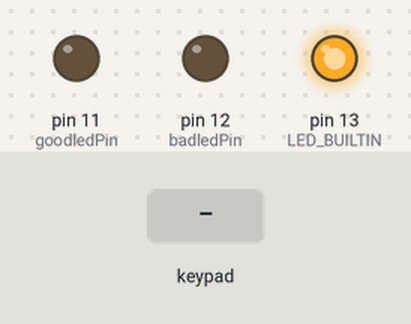
A sketch run on a simulated Arduino Uno, built with avr-gcc and run on an emulated ATmega328P. On the bench: output pins drawn as LEDs (lit = HIGH). The test bench sets the inputs (shaded band).

Above: at 1.2 s.
1.3 s: keypad keys 1 7 0 1 D pressed 0.4 s apart
At 3.7 s:
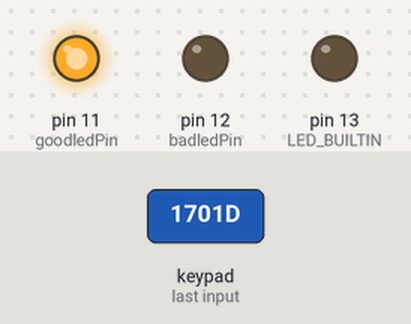
4.8 s: keypad keys 1 7 0 1 D # pressed 0.4 s apart
At 6.2 s:
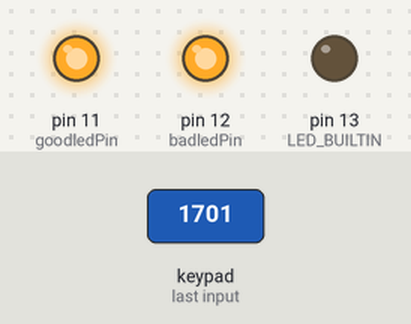
8.7 s: keypad keys 2 3 4 5 pressed 0.4 s apart
At 10.6 s:
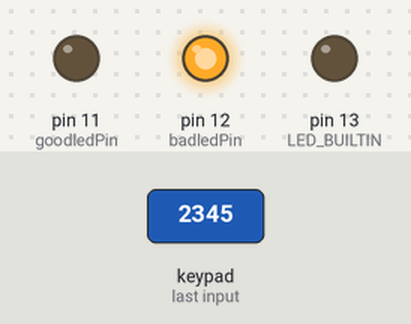
11.8 s: key '*' pressed
At 13.0 s:
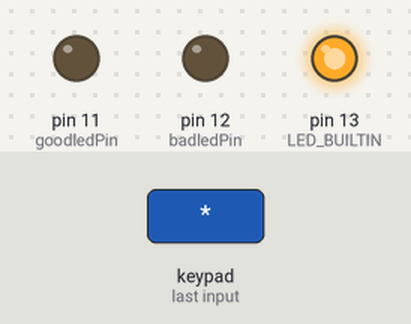
Timing chart, 0 to 14.3 s (numbered marks = the images above; inputs shaded):
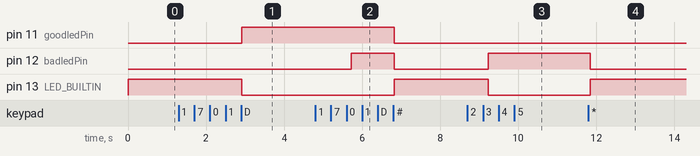

Measured:
- after the input at 1.3 s, pin 11 (goodledPin): LOW → HIGH after 1.6 s; pin 13 (LED_BUILTIN): HIGH → LOW after 1.6 s
- after the input at 4.8 s, pin 11 (goodledPin): HIGH → LOW after 2.0 s; pin 12 (badledPin): LOW → HIGH after 0.92 s, → LOW 1.1 s later; pin 13 (LED_BUILTIN): LOW → HIGH after 2.0 s
- after the input at 8.7 s, pin 12 (badledPin): LOW → HIGH after 0.54 s; pin 13 (LED_BUILTIN): HIGH → LOW after 0.54 s
- after the input at 11.8 s, pin 12 (badledPin): HIGH → LOW after 0.05 s; pin 13 (LED_BUILTIN): LOW → HIGH after 0.05 s

The sketch:

keypad_pass.ino
```cpp
#include <Keypad.h>

const int goodledPin = 11;
const int badledPin = 12;

const byte ROWS = 4;
const byte COLS = 4;

byte rowPins[ROWS] = { 2, 3, 4, 5 }; //connect to row pinouts
byte colPins[COLS] = { 6, 7, 8, 9 }; //connect to column pinouts

const char pass[5] = { '1', '7', '0', '1', 'D' };

int numTries = 0;
int pNum = 0; // itteration of password (pass[pNum])

char keys[ROWS][COLS] = {
  { '1', '2', '3', 'A' },
  { '4', '5', '6', 'B' },
  { '7', '8', '9', 'C' },
  { '*', '0', '#', 'D' }
};

Keypad keypad = Keypad(makeKeymap(keys), rowPins, colPins, ROWS, COLS);

void setup()
{
  pinMode(LED_BUILTIN, OUTPUT);
  pinMode(goodledPin, OUTPUT);
  pinMode(badledPin, OUTPUT);
//  Serial.begin(9600);
}

void loop()
{
  char key = keypad.getKey();
  if (key != NO_KEY)
  {
    if (key == '*' || key == '#')
    {
      numTries = 0;
      pNum = 0;
      digitalWrite(badledPin, LOW);
      digitalWrite(goodledPin, LOW);
    }
  }
  if (numTries >= 3)
  {
    digitalWrite(badledPin, HIGH);
  }
  else
  {
    if (key != NO_KEY)
    {
      if (key == pass[pNum])
      {
        pNum++;
       }
      else
      {
        numTries++;
      }
    }
    if (pNum >= 5 && digitalRead(badledPin) != HIGH)
    {
      digitalWrite(goodledPin, HIGH);
    }
  }
  if (digitalRead(goodledPin) == LOW && digitalRead(badledPin) == LOW)
    digitalWrite(LED_BUILTIN, HIGH);
  else
    digitalWrite(LED_BUILTIN, LOW);
  delay(100);
}
```
